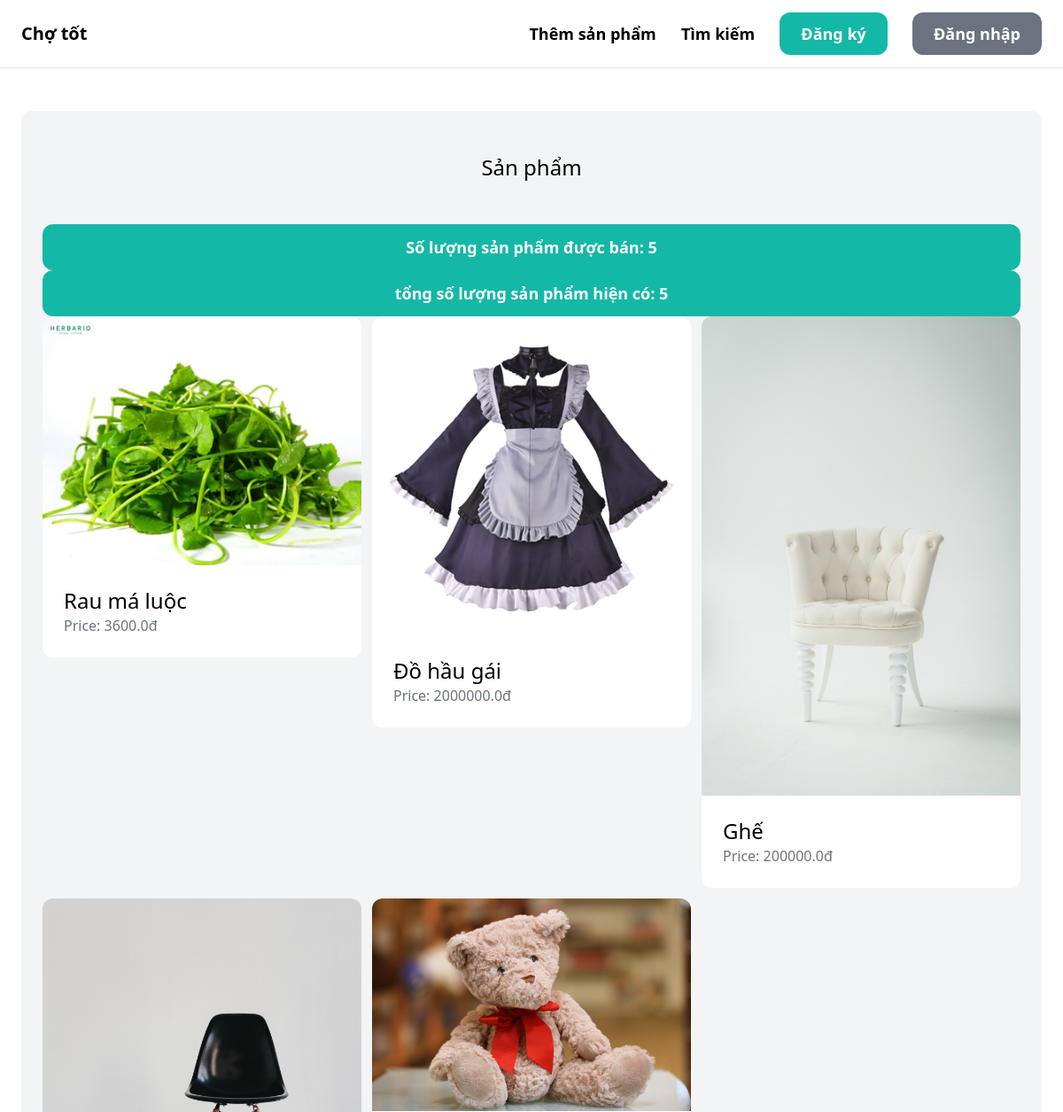
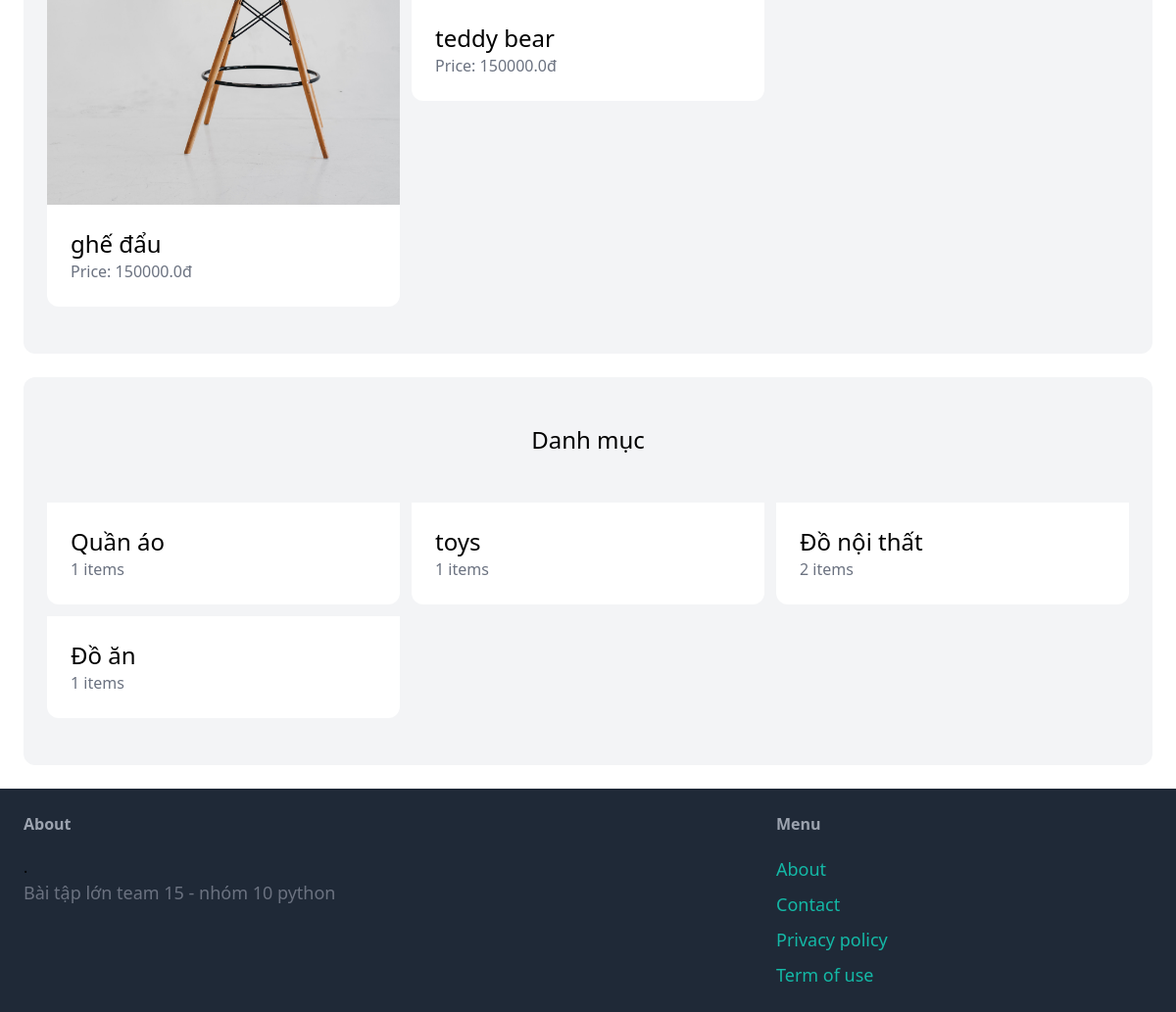
The page / on the database its author committed (2 pictures, top to bottom).
### item/models.py (models this page shows, shortened)
class Item(models.Model):
    category = models.ForeignKey(Category, related_name='items', on_delete=models.CASCADE)
    name = models.CharField(max_length=255)
    description = models.TextField(blank=True, null=True)
    price = models.FloatField()
    image = models.ImageField(upload_to='item_images', blank=True, null=True)
    is_sold = models.BooleanField(default=False)
    created_by = models.ForeignKey(User, related_name='items', on_delete=models.CASCADE)
    created_at = models.DateTimeField(auto_now_add=True)

class Category(models.Model):
    name = models.CharField(max_length=255)
    class Meta:
        ordering = ('name',)
        verbose_name_plural = 'Categories'

### core/views.py (the view)
# urls.py: path('', views.index, name='index'),
def index(request):
    items = Item.objects.filter(is_sold=False)[0:6]
    full_item = Item.objects.all()
    categories = Category.objects.all()
    return render(request, 'core/index.html', {
        'categories': categories,
        'items': items,
        'full_item': full_item,
    })

### core/templates/core/index.html (shortened to what this page needs)
{% extends 'core/base.html' %}
{% block content %}
    <div class="mt-6 px-6 py-12 bg-gray-100 rounded-xl">
        <h2 class="mb-12 text-2xl text-center">Sản phẩm</h2>
        <h3 class="px-6 py-3 text-lg font-semibold bg-teal-500 text-white rounded-xl hover:bg-teal-700 text-center">Số lượng sản phẩm được bán: {{ items.count }}</h3>
        <h3 class="px-6 py-3 text-lg font-semibold bg-teal-500 text-white rounded-xl hover:bg-teal-700 text-center">tổng số lượng sản phẩm hiện có: {{ full_item.count }}</h3>
        <div class="grid grid-cols-3 gap-3">
            {% for item in items %}
                <div>
                    <a href="{% url 'item:detail' item.id %}">
                        <div>
                            <img src="{{ item.image.url }}" class="rounded-t-xl">
                        </div>
                        <div class="p-6 bg-white rounded-b-xl">
                            <h2 class="text-2xl">{{ item.name }}</h2>
                            <p class="text-gray-500">Price: {{ item.price }}đ</p>
                        </div>
                    </a>
                </div>
            {% endfor %}
        </div>
    </div>
    <div class="mt-6 px-6 py-12 bg-gray-100 rounded-xl">
        <h2 class="mb-12 text-2xl text-center">Danh mục</h2>
        <div class="grid grid-cols-3 gap-3">
            {% for category in categories %}
                <div>
                    <a href="#">
                        <div class="p-6 bg-white rounded-b-xl">
                            <h2 class="text-2xl">{{ category.name }}</h2>
                            <p class="text-gray-500">{{ category.items.count }} items</p>
                        </div>
                    </a>
                </div>
            {% endfor %}
        </div>
    </div>
{% endblock %}

### rows shown on the page
Item: image (picture), name "Rau má luộc", price "3600.0"
Item: image (picture), name "Đồ hầu gái", price "2000000.0"
Item: image (picture), name "Ghế", price "200000.0"
Item: image (picture), name "ghế đẩu", price "150000.0"
Item: image (picture), name "teddy bear", price "150000.0"
Category: name "Quần áo", items.count "1"
Category: name "toys", items.count "1"
Category: name "Đồ nội thất", items.count "2"
Category: name "Đồ ăn", items.count "1"

### other values the page prints
{{ items.count }} "5"
{{ full_item.count }} "5"
